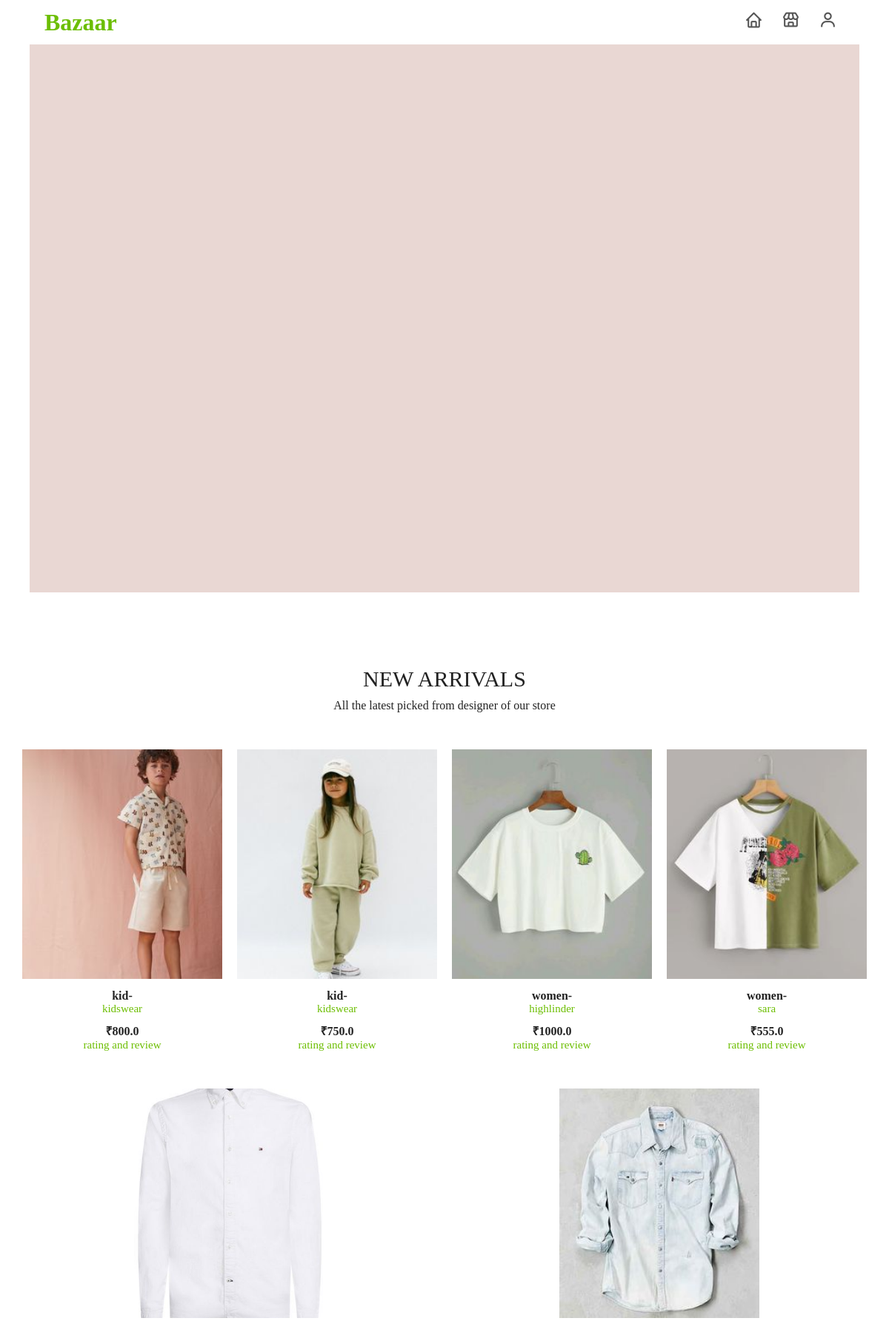
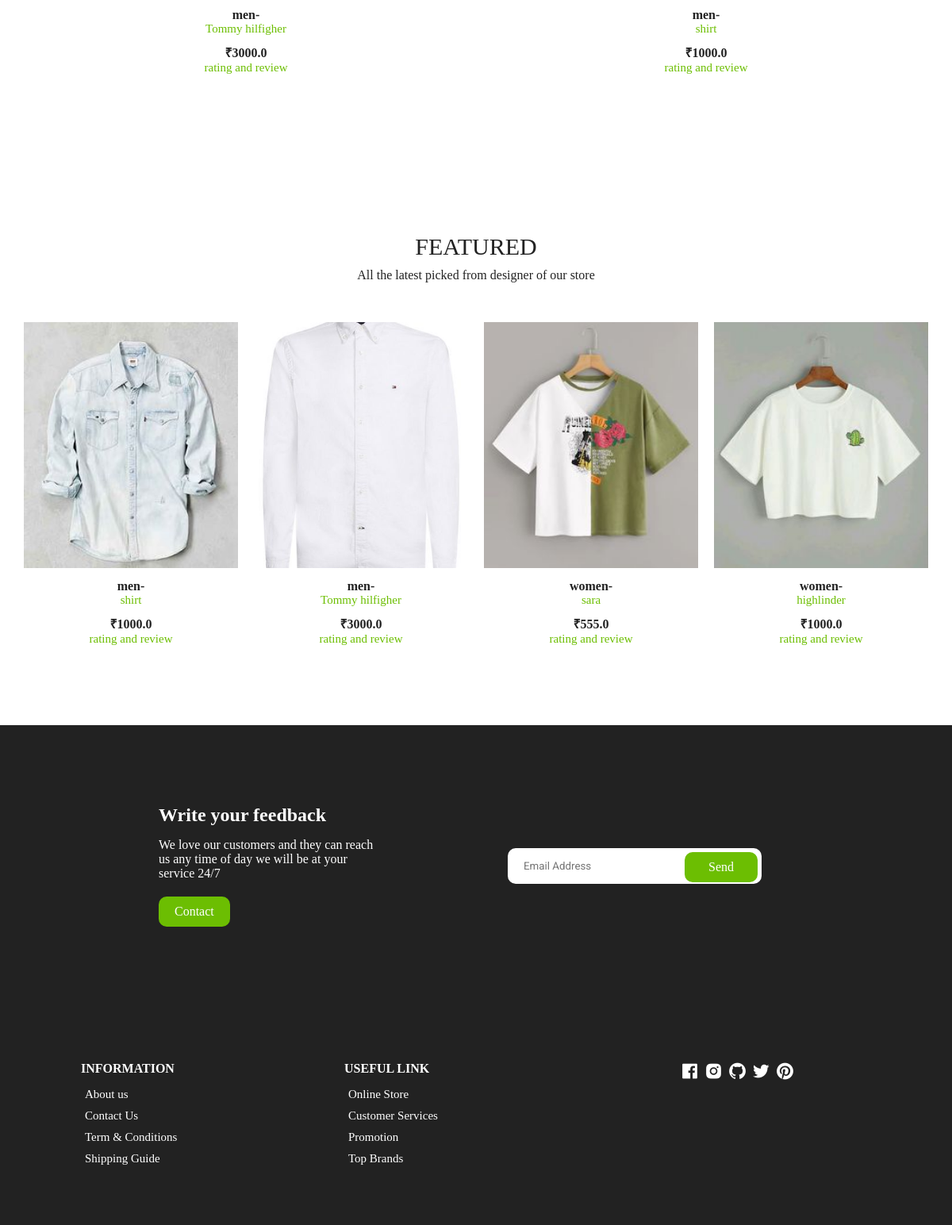
The page / on the database its author committed (2 pictures, top to bottom).
### products/models.py (models this page shows, shortened)
class Product(models.Model):
    DELETE_CHOICES = ((0,'DELETE'),
                      (1,'LIVE'))
    CATEGORY_CHOICES = (('men','men'),
                        ('women','women'),
                        ('kid','kid'))
    title = models.CharField(max_length=200)
    price = models.FloatField()
    description = models.TextField()
    image = models.ImageField(upload_to='media/')
    priority = models.IntegerField(default=0)
    category = models.CharField(choices=CATEGORY_CHOICES,max_length=20,null=True,blank=True)
    qunatity = models.IntegerField(default=0)
    delete_status = models.IntegerField(choices=DELETE_CHOICES,default=1)
    created_at = models.DateTimeField(auto_now_add=True)
    updated_at = models.DateTimeField(auto_now=True)

### products/views.py (the view)
# urls.py: path('',views.index,name='home'),
def index(request):
    new_arrivals = Product.objects.order_by('-id')[:8]
    featured_products = Product.objects.order_by('priority')[:4]
    name = ''
    if request.user.is_authenticated:
        name = request.user.customer_profile.name
    return render(request,'index.html', {'new_arrivals':new_arrivals,'featured_products':featured_products,'name':name})

### templates/index.html (shortened to what this page needs)
{% extends 'base.html' %}
{% load static %}
{% block content %}
    <div class="hero">
       <div class="glide" id="glide_1">
        <div class="glide__track" data-glide-el="track">
          <ul class="glide__slides">
            <li class="glide__slide">
              <div class="center">
              </div>
            </li>
            <li class="glide__slide">
              <div class="center">
              </div>
            </li>
          </ul>
        </div>
      </div>
    </div>
    <section class="section new-arrival">
      <div class="title">
        <h1>NEW ARRIVALS</h1>
        <p>All the latest picked from designer of our store</p>
      </div>
      <div class="product-center">
        {% for product in new_arrivals %}
        <div class="product-item">
          <div class="overlay">
            <a href="{% url 'product_details' product.id %}" class="product-thumb">
              <img src="{{ product.image.url }}" alt="" />
            </a>
          </div>
          <div class="product-info">
            <h4>{{ product.category }}-</h4>
            <a href="{% url 'product_details' product.id %}">{{ product.title }}</a>
            <h4>₹{{ product.price }}</h4>
            <a href="{% url 'product_review' product.id %}">rating and review</a>
          </div>
          <ul class="icons">
          </ul>
        </div>
        {% endfor %}
      </div>
    </section>
    <section class="section new-arrival">
      <div class="title">
        <h1>Featured</h1>
        <p>All the latest picked from designer of our store</p>
      </div>
      <div class="product-center">
        {% for product in featured_products %}
        <div class="product-item">
          <div class="overlay">
            <a href="" class="product-thumb">
              <img src="{{ product.image.url }}" alt="" />
            </a>
          </div>
          <div class="product-info">
            <h4>{{ product.category }}-</h4>
            <a href="{% url 'product_details' product.id %}">{{ product.title }}</a>
            <h4>₹{{ product.price }}</h4>
            <a href="{% url 'product_review' product.id %}">rating and review</a>
          </div>
          <ul class="icons">
          </ul>
        </div>
      {% endfor %}
      </div>
    </section>
    <section class="section contact">
      <div class="row">
        <div class="col">
          <h2>Write your feedback</h2>
          <p>We love our customers and they can reach us any time
          of day we will be at your service 24/7</p>
          <a href="" class="btn btn-1">Contact</a>
        </div>
        <div class="col">
          <form action="">
            <div>
              <input type="email" placeholder="Email Address">
            <a href="">Send</a>
            </div>
          </form>
        </div>
      </div>
    </section>
{% endblock %}

### templates/base.html (shortened to what this page needs)
{% load static %}
<!DOCTYPE html>
<html lang="en">
  <head>
    <link
      href="https://unpkg.com/boxicons@2.0.7/css/boxicons.min.css"
      rel="stylesheet"
    />
    <link rel="stylesheet" href="https://cdnjs.cloudflare.com/ajax/libs/Glide.js/3.4.1/css/glide.core.css">
    <link rel="stylesheet" href="https://cdnjs.cloudflare.com/ajax/libs/Glide.js/3.4.1/css/glide.theme.css">
    <link rel="stylesheet" href="{% static 'css/styles.css' %}" />
  </head>
  <body>
    {% block header %}
    {% include 'header.html' %}
    {% endblock header %}
    {% block content %}
    {% endblock %}
    {% block footer %}
    {% include 'footer.html' %}
    {% endblock footer %}
    </body>

### templates/header.html (shortened to what this page needs)
{% load static %}
<header class="header" id="header">
    <div class="navigation">
      <div class="nav-center container d-flex">
        <a href="/" class="logo"><h1>Bazaar</h1></a>
        <div class="icons d-flex">
          <a href="{% url 'home' %}" class="icon" title="Home">
            <i class="bx bx-home"></i>
          </a>
          <a href="{% url 'list_product' %}" class="icon" title="Shop">
            <i class="bx bx-store"></i>
          </a>
          {% if not user.is_authenticated %}
          <a href="{% url 'account' %}" class="icon" title="Account">
            <i class="bx bx-user"></i>
          </a>
        {% endif %}
        </div>
      </div>
  </div>
 </header>

### templates/footer.html (shortened to what this page needs)
{% load static %}
<footer class="footer">
    <div class="row">
      <div class="col d-flex">
        <h4>INFORMATION</h4>
        <a href="">About us</a>
        <a href="">Contact Us</a>
        <a href="">Term & Conditions</a>
        <a href="">Shipping Guide</a>
      </div>
      <div class="col d-flex">
        <h4>USEFUL LINK</h4>
        <a href="">Online Store</a>
        <a href="">Customer Services</a>
        <a href="">Promotion</a>
        <a href="">Top Brands</a>
      </div>
      <div class="col d-flex">
        <span><i class='bx bxl-facebook-square'></i></span>
        <span><i class='bx bxl-instagram-alt' ></i></span>
        <span><i class='bx bxl-github' ></i></span>
        <span><i class='bx bxl-twitter' ></i></span>
        <span><i class='bx bxl-pinterest' ></i></span>
      </div>
    </div>
  </footer>

### static/css/styles.css (style rules this page uses)
:root { --white: #fff; --black: #222; --green: #6cbe02; --grey1: #f0f0f0; --grey2: #e9d7d3; }
*, *::before, *::after { margin: 0; padding: 0; box-sizing: inherit; }
html { box-sizing: border-box; font-size: 62.5%; }
body { font-size: 1.6rem; background-color: var(--white); color: var(--black); font-weight: 400; font-style: normal; }
a { text-decoration: none; color: var(--green); }
li { list-style: none; }
.container { max-width: 114rem; margin: 0 auto; padding: 0 3rem; }
.d-flex { display: flex; align-items: center; }
.header { position: relative; overflow-x: hidden; }
.navigation { height: 6rem; line-height: 6rem; }
.nav-center { justify-content: space-between; }
.icon { cursor: pointer; font-size: 2.5rem; padding: 0 1rem; color: #555; position: relative; }
.icon:not(:last-child) { margin-right: 0.5rem; }
.hero, .hero .glide__slides { background-color: var(--grey2); position: relative; height: calc(100vh - 6rem); margin: 0 4rem; overflow: hidden; }
.hero .center { display: flex; align-items: center; justify-content: center; position: relative; height: 100%; padding-top: 3rem; }
.section { padding: 10rem 0 5rem 0; overflow: hidden; }
.title { text-align: center; margin-bottom: 5rem; }
.title h1 { font-size: 3rem; text-transform: uppercase; margin-bottom: 1rem; font-weight: 500; }
.product-center { display: flex; align-items: center; justify-content: center; flex-wrap: wrap; max-width: 120rem; margin: 0 auto; padding: 0 2rem; }
.product-item { position: relative; width: 27rem; margin: 0 auto; margin-bottom: 3rem; }
.product-thumb img { width: 100%; height: 31rem; object-fit: cover; transition: all 500ms linear; }
.product-info { padding: 1rem; text-align: center; }
.product-info a { font-size: 1.5rem; display: block; margin-bottom: 1rem; transition: all 300ms ease; }
.product-item .icons { position: absolute; left: 50%; top: 35%; transform: translateX(-50%); display: flex; align-items: center; }
.product-item .overlay { position: relative; overflow: hidden; cursor: pointer; width: 100%; }
.product-item .overlay::after { content: ''; position: absolute; top: 0; left: 0; width: 100%; height: 100%; background-color: rgba(0, 0, 0, 0.5); visibility: hidden; opacity: 0; transition: 300ms ease-out; }
.contact { background-color: var(--black); color: var(--white); padding: 10rem 20rem; }
.contact .row { display: grid; grid-template-columns: 1fr 1fr; align-items: center; }
.contact .row .col h2 { margin-bottom: 1.5rem; }
.contact .row .col p { width: 70%; margin-bottom: 2rem; }
.btn-1 { background-color: var(--green); color: var(--white); display: inline-block; border-radius: 1rem; padding: 1rem 2rem; }
.contact form div { position: relative; width: 80%; margin: 0 auto; }
.contact form input { font-family: 'Roboto', sans-serif; text-indent: 2rem; width: 100%; border-radius: 1rem; padding: 1.5rem 0; outline: none; border: none; }
.contact form a { position: absolute; top: 0; right: 0; background-color: var(--green); color: white; margin: 0.5rem; padding: 1rem 3rem; border-radius: 1rem; }
.footer { padding: 7rem 1rem; background-color: var(--black); }
footer .row { display: grid; grid-template-columns: 1fr 1fr 1fr; max-width: 99.6rem; margin: 0 auto; }
.footer .col { flex-direction: column; color: var(--white); align-items: flex-start; }
.footer .col:last-child { flex-direction: row; justify-content: center; }
.footer .col:last-child span { font-size: 2.5rem; margin-right: 0.5rem; color: var(--white); }
.footer .col a { color: var(--white); font-size: 1.5rem; padding: 0.5rem; font-weight: 300; }
.footer .col h4 { margin-bottom: 1rem; }
form { position: relative; z-index: 1; }

### rows shown on the page
Product: image (picture), category "kid", title "kidswear", price "800.0"
Product: image (picture), category "kid", title "kidswear", price "750.0"
Product: image (picture), category "women", title "highlinder", price "1000.0"
Product: image (picture), category "women", title "sara", price "555.0"
Product: image (picture), category "men", title "Tommy hilfigher", price "3000.0"
Product: image (picture), category "men", title "shirt", price "1000.0"
